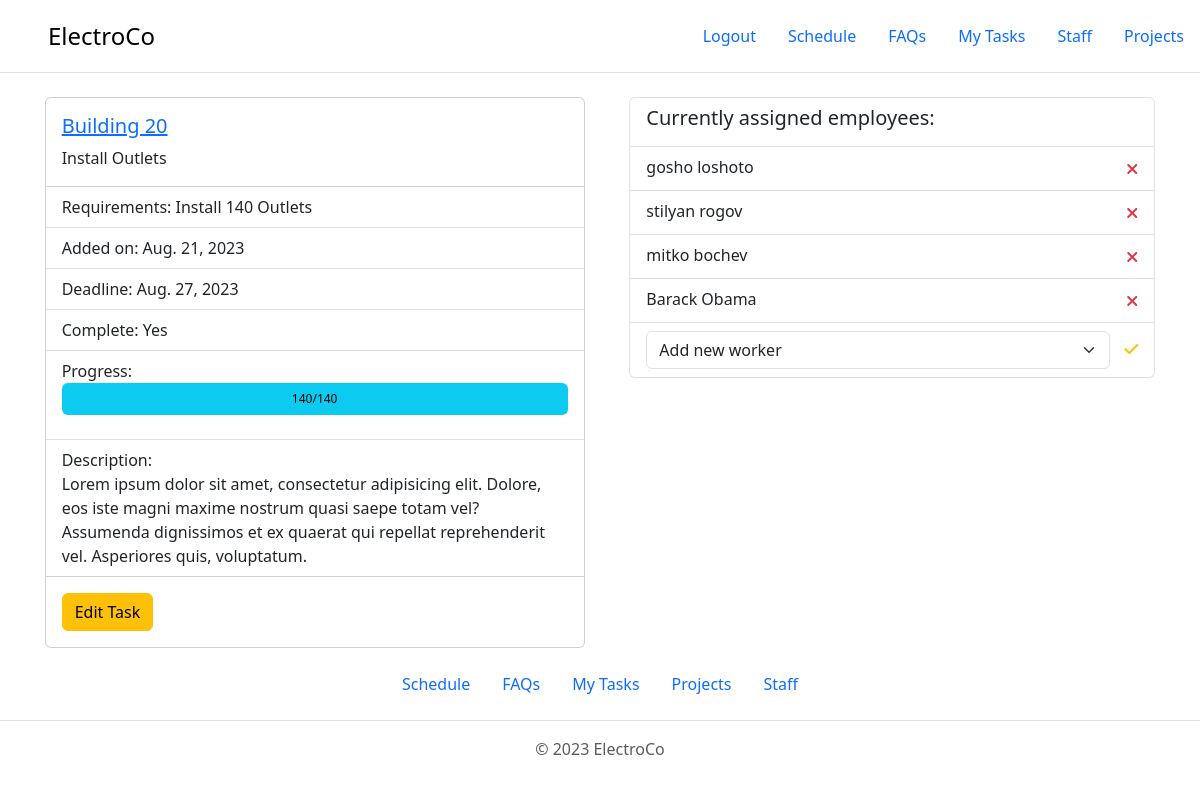
Page /manage-task/install-outlets-140-building-20 (signed in) on the earlier database version.
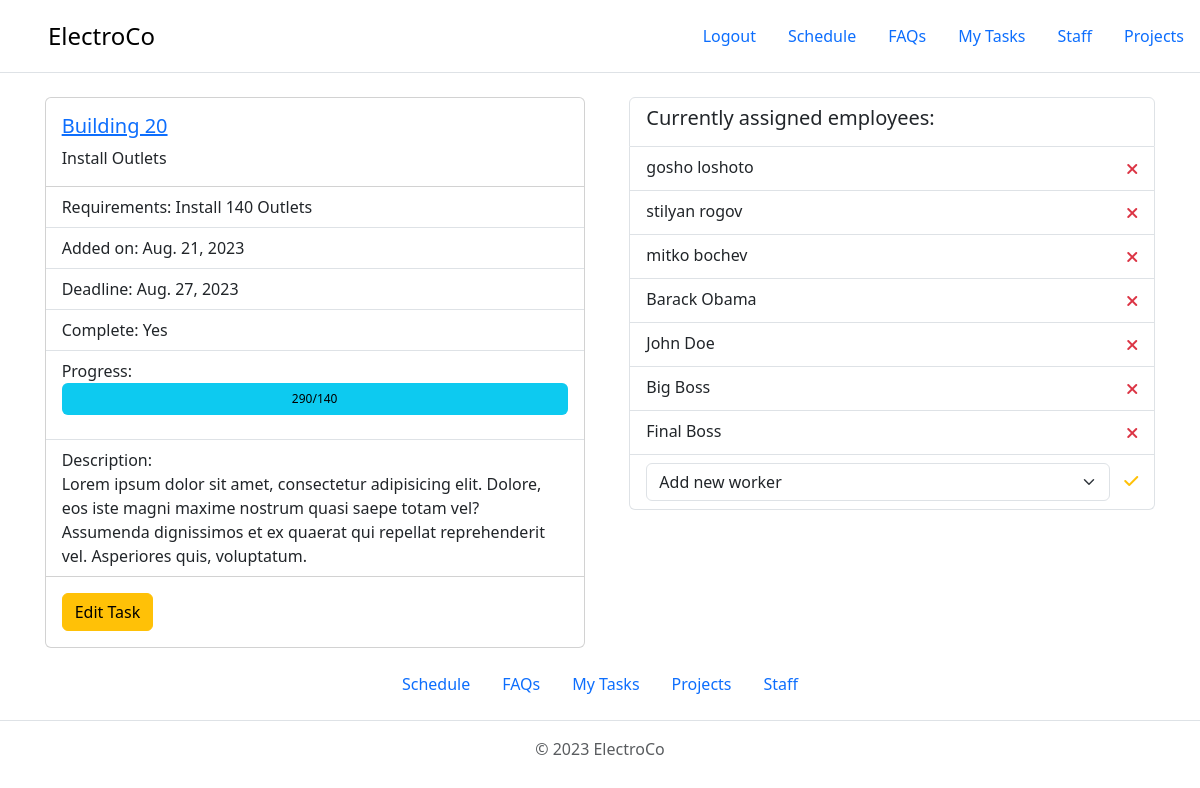
Same page on the later database version.
### ProjectManagement/projects/models.py (models this page shows, shortened)
class Task(models.Model):
    project = models.ForeignKey(Project, on_delete=models.CASCADE, null=True)
    workers = models.ManyToManyField(WorkerUser, related_name='tasks')
    task_category = models.ForeignKey(TaskCategory, on_delete=models.SET_NULL, null=True, blank=False)
    requirement = models.IntegerField(
        validators=[MinValueValidator(1)],
        blank=False,
        null=False,
    )
    date_added = models.DateField(auto_now_add=True)
    deadline = models.DateField(blank=False, null=False)
    complete = models.BooleanField(default=False)
    work_done = models.PositiveIntegerField(default=0, validators=[MinValueValidator(0)])
    slug = models.SlugField(unique=False, blank=True)
    description = models.TextField(max_length=300, blank=True)
    @property
    def progress(self):
        percent = (self.work_done / int(self.requirement)) * 100
        return f'{percent:.0f}'

class Project(models.Model):
    project_name = models.CharField(max_length=120, blank=False, null=False, unique=True)
    address = models.CharField(max_length=120, blank=False, null=False, unique=True)
    client = models.ForeignKey(Client, on_delete=models.SET_NULL, blank=False, null=True)
    slug = models.SlugField(unique=True, blank=True)
    def __str__(self):
        return self.project_name

class TaskCategory(models.Model):
    CHOICES = (
        ('METERS', 'Meters'),
        ('NUMBER', 'Number'),
    )
    name = models.CharField(max_length=30, blank=False, null=False)
    unit = models.CharField(choices=CHOICES, max_length=100, blank=False, null=False)
    action = models.CharField(max_length=30, blank=True)
    item = models.CharField(max_length=30, blank=True)
    def __str__(self):
        return self.name

### ProjectManagement/accounts/models.py (models this page shows, shortened)
class WorkerUser(AbstractUser):
    email = models.EmailField(blank=False, null=False)
    first_name = models.CharField(max_length=30, blank=False, null=False)
    last_name = models.CharField(max_length=30, blank=False, null=False)
    slug = models.SlugField(unique=False, blank=True)

### ProjectManagement/projects/views.py (the view)
# urls.py: path('manage-task/<slug:slug>', views.projects_task_manage_page_view, name='projects-task-manage-page'),
@user_passes_test(is_superuser)
def projects_task_manage_page_view(request, slug):
    task = Task.objects.get(slug=slug)
    workers = task.workers.all()
    unused_workers = WorkerUser.objects.exclude(tasks=task)
    context = {
        'task': task,
        'workers': workers,
        'unused_workers': unused_workers,
    }
    return render(request, 'projects/projects-task-manage-page.html', context)

### ProjectManagement/projects/views.py (called while the page is built)
def is_superuser(user):
    return user.is_superuser

### templates/projects/projects-task-manage-page.html (shortened to what this page needs)
{% extends 'base.html' %}
{% load static %}
{% block content %}
    <div style="display: flex; justify-content: space-evenly;">
        <div class="card" style="width: 540px;">
            <div class="card-body">
                <h5 class="card-title">
                    <a href="{% url 'projects-project-page' task.project.slug %}">{{ task.project }}</a></h5>
                <p class="card-text">{{ task.task_category }}</p>
            </div>
            <ul class="list-group list-group-flush">
                <li class="list-group-item">
                    Requirements: {{ task.task_category.action }}
                    {{ task.requirement }} {{ task.task_category.item }}
                </li>
                <li class="list-group-item">Added on: {{ task.date_added }}</li>
                <li class="list-group-item">Deadline: {{ task.deadline }}</li>
                <li class="list-group-item">Complete: {% if task.complete %}Yes{% else %}No{% endif %}</li>
                <li class="list-group-item">Progress:
                    <div style="height: 32px;" class="progress mb-3" role="progressbar"
                         aria-label="Info example with label"
                         aria-valuenow="{{ task.progress }}" aria-valuemin="0" aria-valuemax="100">
                        <div class="progress-bar text-bg-info"
                             style="width: {{ task.progress }}%;">{{ task.work_done }}/{{ task.requirement }}
                        </div>
                    </div>
                </li>
                {% if task.description %}
                    <li class="list-group-item">
                        Description:
                        <br>
                        {{ task.description }}
                    </li>
                {% endif %}
            </ul>
            <div class="card-body" style="display: flex; justify-content: space-between;">
                <a href="{% url 'projects-edit-task-page' task.slug %}" class="btn btn-warning">Edit Task</a>
            </div>
        </div>
        <div class="bd-example m-0 border-0" style="width: 526px;">
            <ul class="list-group">
                <li class="list-group-item"><p class="h5">Currently assigned employees:</p></li>
                {% for worker in workers %}
                    <li class="list-group-item"
                        style="display: flex;
                    flex-direction: row;
                    justify-content: space-between;
                    height: 44px;">
                        <p>{{ worker.get_full_name }}</p>
                        <i class="fa-solid fa-xmark remove-worker-btn" style="padding-top: 6px;color: #dc3545;"
                           data-worker="{{ worker.pk }}" data-task="{{ task.pk }}"></i>
                    </li>
                {% endfor %}
                <li class="list-group-item" style="display: flex; justify-content: space-between">
                    <label style="width: 29rem;">
                        <select class="form-select">
                            <option>Add new worker</option>
                        </select>
                    </label>
                    <i class="fa-solid fa-check add-worker-btn" style="margin-top: 10px;color: #ffc107;"
                       data-task="{{ task.pk }}"></i>
                </li>
            </ul>
        </div>
    </div>
{% endblock %}

Differences in the rows shown:
changed Task "Building 20": work_done "140" → "290"
now on this page (row unchanged): WorkerUser: get_full_name "John Doe"
now on this page (row edited): WorkerUser: get_full_name "Big Boss"
now on this page (row unchanged): WorkerUser: get_full_name "Final Boss"
